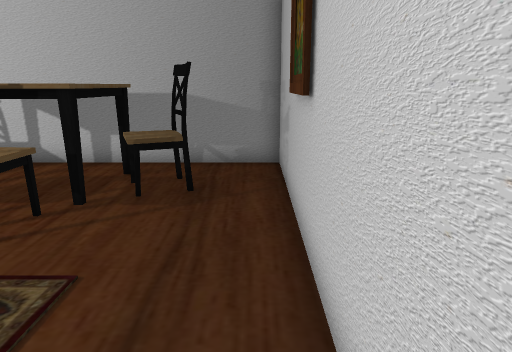
[1] (above)

19 first-person views from a walk through a scene from a Unity 3-D project. The camera is 1.2 m above the floor, tilts 14° down and sees 70° across. The floor is counted in squares, 0.5 m on a side. Each view is taken from the middle of a square. On the plan, view 1 faces up. The plan holds only what a view shows up to about 20 squares ahead; the rest is blank. The player character is not drawn. Door leaves are left out, so doorways stand open. Some surface patterns are stand-ins.

[2]
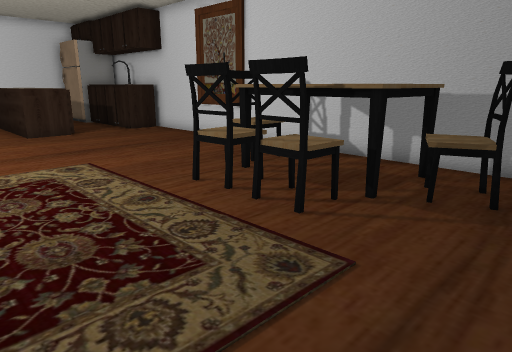

[3]
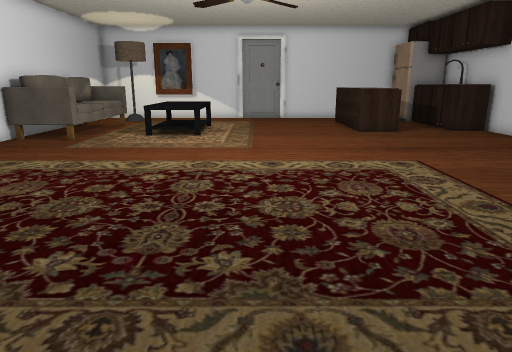

[4]
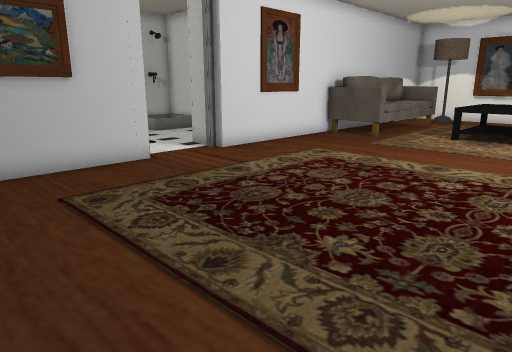

[5]
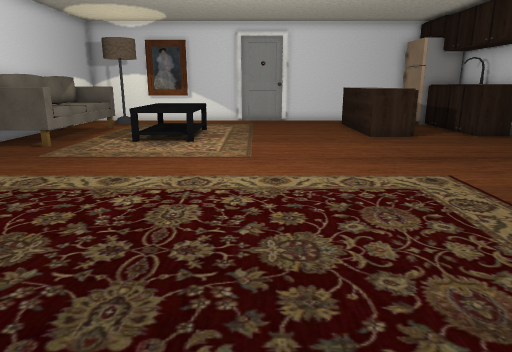

[6]
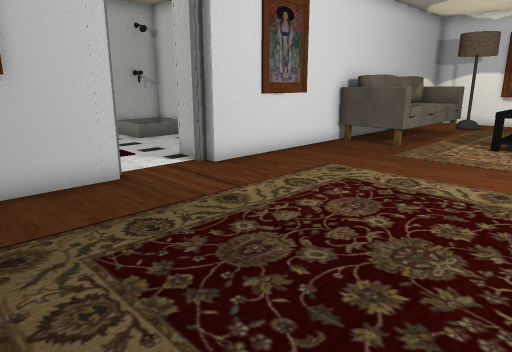

[7]
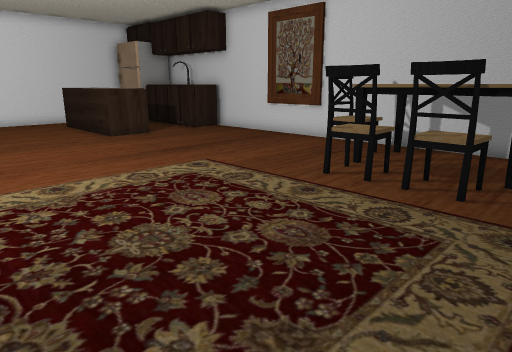

[8]
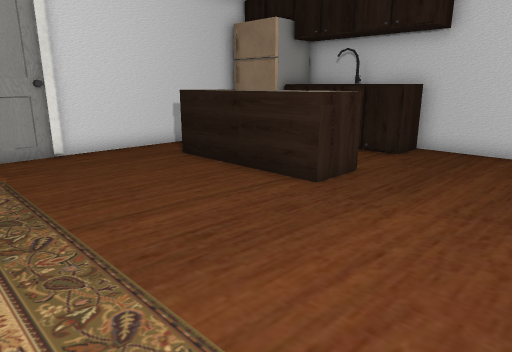

[9]
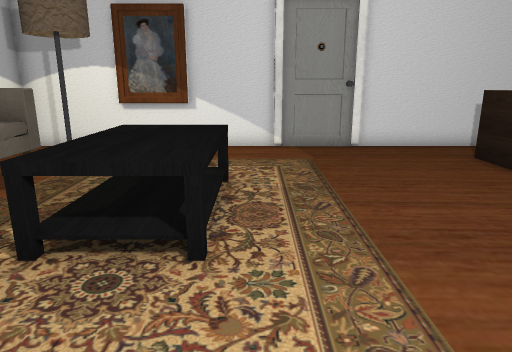

[10]
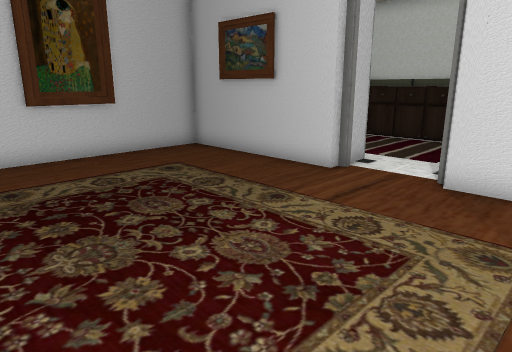

[11]
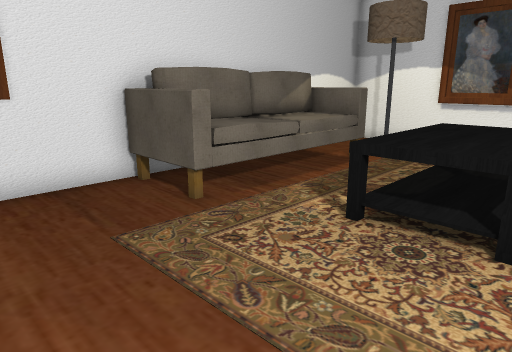

[12]
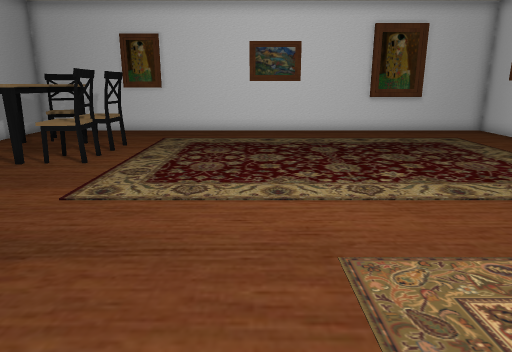

[13]
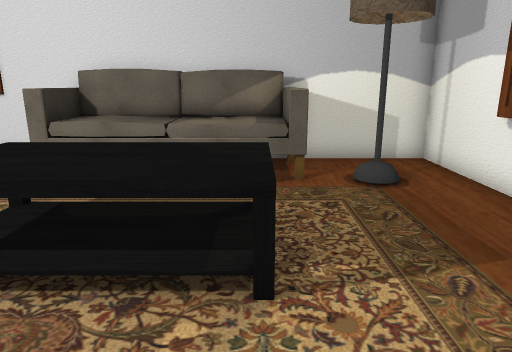

[14]
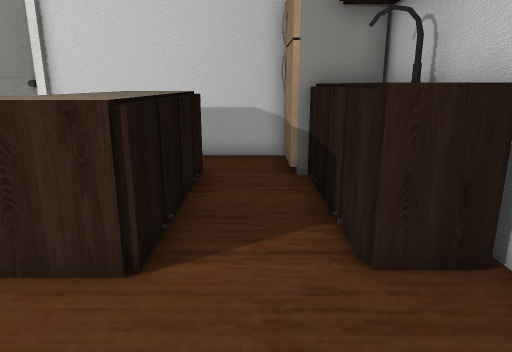

[15]
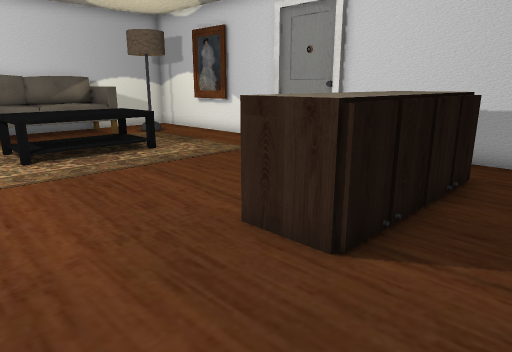

[16]
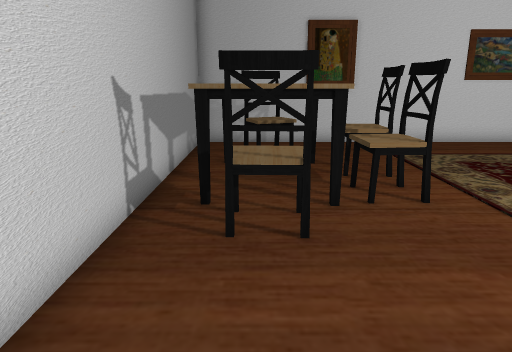

[17]
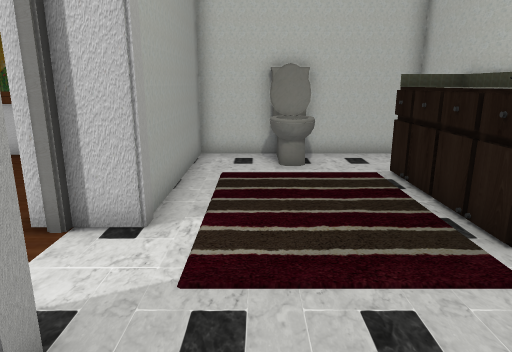

[18]
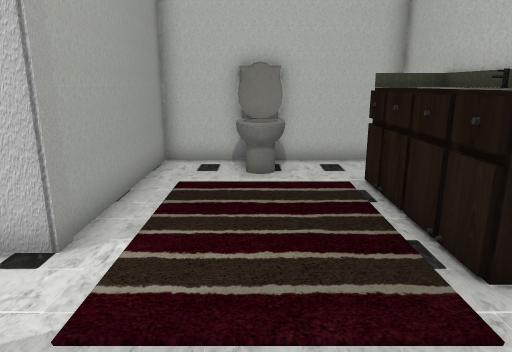

[19]
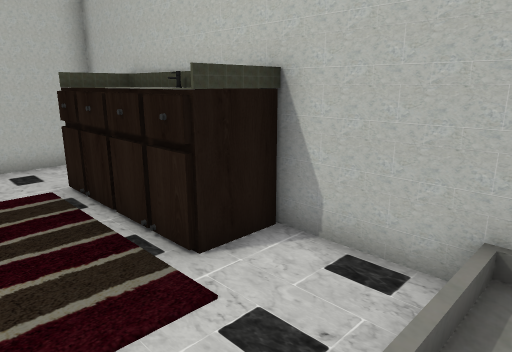

### Floor plan
Key: @ floor where view 1 was taken; # wall or solid block; . floor; / step, stairs or slope; D open door; ^ raised ledge; O other object.
Columns run from 28 left of view 1 to 1 right of it. Each row starts with its distance up from view 1.
 12    ###################
 11    OOOOOO#####################
 10    OOOOOOO..........^^^^^##..#
  9 #OOOOOOOO.........OO^   ^^O..#
  8 #.................OO^   ^^O..#
  7 #...................^^^^^#...#
  6 #..OOOOOOO..........^O.^^....#
  5 #..OOOOOOO..........OOOOO....#
  4 #..OOOOOO....................#
  3 #............................#
  2 #............................#
  1 # ...........................#
  0 # ..........................@#
 -1 #............................#
 -2 #...          ...............#
 -3 #...          ...............#
 -4 #...  OOOOO   ...............#
 -5 #...  OOOOO   ...............#
 -6 #...  OOOOO   ...............#
 -7 #O..          ...............#
 -8 #...          ...............#
 -9 #..O.OOOOOOOO................#
-10 #....OOOOOOOO.........D......#
-11 #....OOOOOOOO.........D......#
-12 ######OOOOOO########..D#######
-13                   ##..########
-14                   ##..########
-15                   ...........#
-16                 . ...     .O #
-17                  ....     OOO#
-18                  ....     .OO#
-19                  //..........#
-20                #  /..OOOOOO..#
-21                #O /..O OOOO  #
-22                ###############

Where each view was taken, in squares from view 1:
view 1: 0 up, 0 right, facing up
view 2: 0 up, 0 right, facing up-left
view 3: 1 down, 0 right, facing left
view 4: 1 down, 0 right, facing down-left
view 5: 1 down, 2 left, facing left
view 6: 3 down, 2 left, facing down-left
view 7: 3 down, 2 left, facing up-left
view 8: 3 down, 14 left, facing up-left
view 9: 3 down, 13 left, facing left
view 10: 3 down, 12 left, facing down-right
view 11: 3 down, 12 left, facing down-left
view 12: 0 up, 19 left, facing right
view 13: 0 up, 22 left, facing down
view 14: 8 up, 15 left, facing left
view 15: 9 up, 15 left, facing down-left
view 16: 9 up, 15 left, facing right
view 17: 16 down, 12 left, facing right
view 18: 17 down, 11 left, facing right
view 19: 17 down, 11 left, facing down-right
